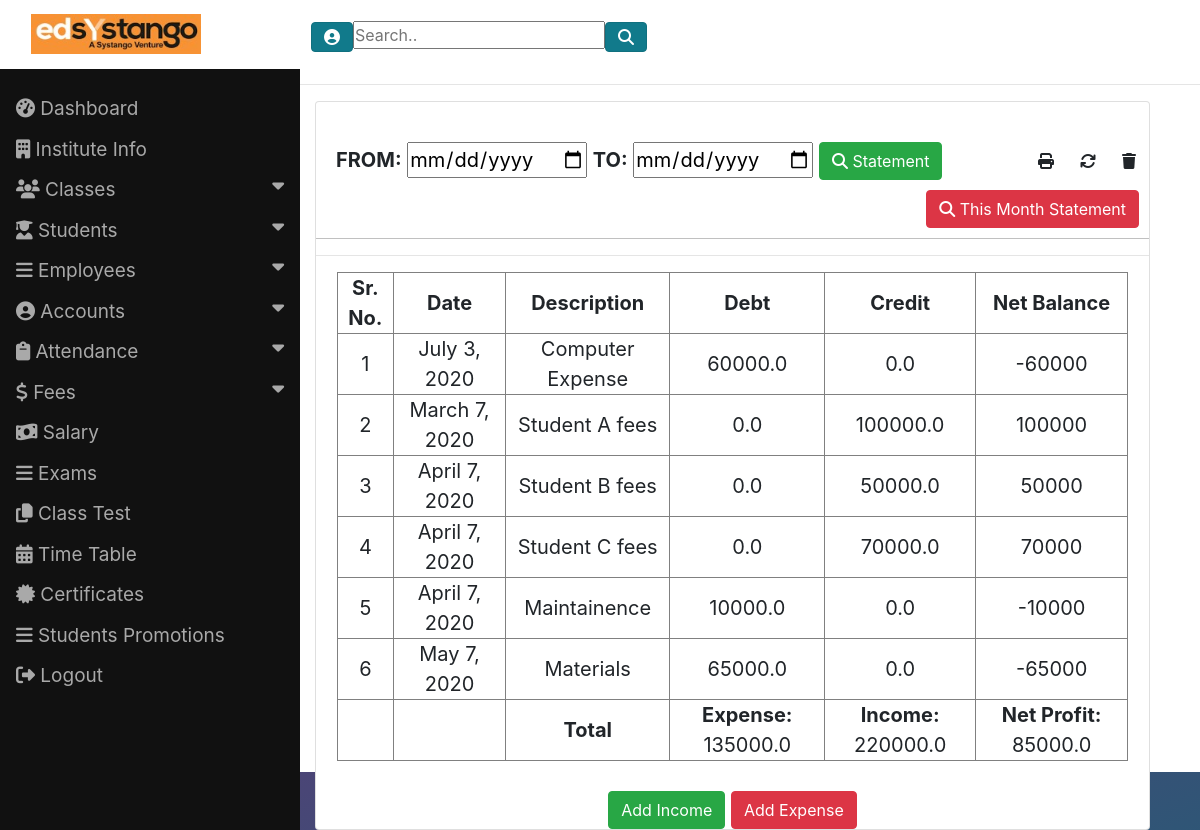
The page /accountstatement/ (signed in) on the database its author committed.
### EDApp/models.py (models this page shows, shortened)
class Account(models.Model):
    date = models.DateField(max_length=10)
    description = models.CharField(max_length=300)
    income = models.FloatField(default=0)
    expense = models.FloatField(default=0)

### EDApp/views.py (the view)
# urls.py: path('accountstatement/',views.AccountStatement, name='homeaccount'),
def AccountStatement(request):
    account = Account.objects.all()
    income_sum = list(Account.objects.aggregate(Sum('income')).values())[0]  #sum of income amount.
    expense_sum = list(Account.objects.aggregate(Sum('expense')).values())[0]
    total_sum = income_sum - expense_sum
    return render(request, 'EDApp/account_list.html', {'account':account, 'income_sum':income_sum, 'expense_sum':expense_sum, 'total_sum':total_sum})

### templates/EDApp/account_list.html (shortened to what this page needs)
{% extends 'EDApp/commonpage.html' %}
{% block parentblock %}
{% load static %}
<head>
</head>
<body>
<hr>
  <div class="row">
    <div class="col-md-6 col-xl-12">
        <div class="card style="text-align:center><br>
          <div class="module-head row-fluid" style="background:#fff;padding:0px;border-bottom:1px solid silver;">
          <form action="" method="post" style="margin-left:20px;float:left;">
          								<b>FROM:</b>
          								<input type="date" name="sd" style="width:180px;margin-top:10px;" required> <b>TO:</b>
          								<input type="date" name="ed" style="width:180px;margin-top:10px;" required>
          								<button type="submit" name="searchid" class="btn btn-success" style="margin:0px;"><i class="fas fa-search"></i> Statement</button>
          								</form>
                          <a href="#" onclick="return confirm('Are You Sure You Want To Delete Accounts Record ?')"><button class="btn" title="Delete Account Statement" style="margin-top:10px;float:right;"><i class="fas fa-trash"></i></button></a>
                          <a href="#" onclick="return confirm('Are You Sure You Want To Reset Your Balance to Zero ?')"><button class="btn" title="Reset Profit 0" style="margin-top:10px;float:right;"><i class="fas fa-sync"></i></button></a>
                          <button class="btn pull-right" title="Take Print" style="margin-top:10px; margin-top:10px;float:right;" id=print onclick="window.print();" ><i class="fas fa-print"></i></button>
                          <a href="#"><button class="btn btn-danger" style="margin:10px;float:right;"><i class="fas fa-search"></i> This Month Statement</button></a>
          </div>
          <hr>
          <table style="text-align:center; margin:auto;" id="sum_table" width="95%" border="1">
            <thead>
            <tr>
              <th>Sr. No.</th> <th>Date</th> <th>Description</th> <th>Debt</th> <th>Credit</th> <th>Net Balance</th>
            </tr>
            </thead>
            {% for account in account %}
              <tbody>
              <tr>
                <td>{{account.id}}</td>
                <td>{{account.date}}</td>
                <td>{{account.description}}</td>
                <td>{{account.expense}}</td>
                <td>{{account.income}}</td>
                <td><script> document.write({{account.income}}-{{account.expense}})</script></td>
              </tr>
              </tbody>
              {% endfor %}
              <tfoot>
              <tr>
                <th></th> <th></th> <th>Total</th> <td><b>Expense:</b> {{expense_sum}} </td> <td><b>Income:</b> {{income_sum}} </td> <td><b>Net Profit:</b> {{total_sum}}</td>
              </tr>
              </tfoot>
          </table>
          <br>
          <p style="margin:auto"><a href="/addincome"><button  class="btn btn-success" type="button">Add Income</button></a>
          <a href="/addexpense"><button  class="btn btn-danger" type="button">Add Expense</button></a></p>
        </div>
        </div>
        </div>
</body>
{% endblock %}

### static/css/main.css (style rules this page uses)
* { padding: 0; margin: 0; }
body { background-image: url("https://blog.hdwallsource.com/wp-content/uploads/2014/11/gradient-background-26046-26731-hd-wallpapers.jpg.png"); background-size: 100%; }

### templates/EDApp/account_list.html (style rules this page uses)
.row { margin-left: 250px; font-size: 20px; padding: 0px 50px; }

### rows shown on the page
Account: id "1", date "July 3, 2020", description "Computer Expense", expense "60000.0", income "0.0"
Account: id "2", date "March 7, 2020", description "Student A fees", expense "0.0", income "100000.0"
Account: id "3", date "April 7, 2020", description "Student B fees", expense "0.0", income "50000.0"
Account: id "4", date "April 7, 2020", description "Student C fees", expense "0.0", income "70000.0"
Account: id "5", date "April 7, 2020", description "Maintainence", expense "10000.0", income "0.0"
Account: id "6", date "May 7, 2020", description "Materials", expense "65000.0", income "0.0"

### other values the page prints
{{ expense_sum }} "135000.0"
{{ income_sum }} "220000.0"
{{ total_sum }} "85000.0"
